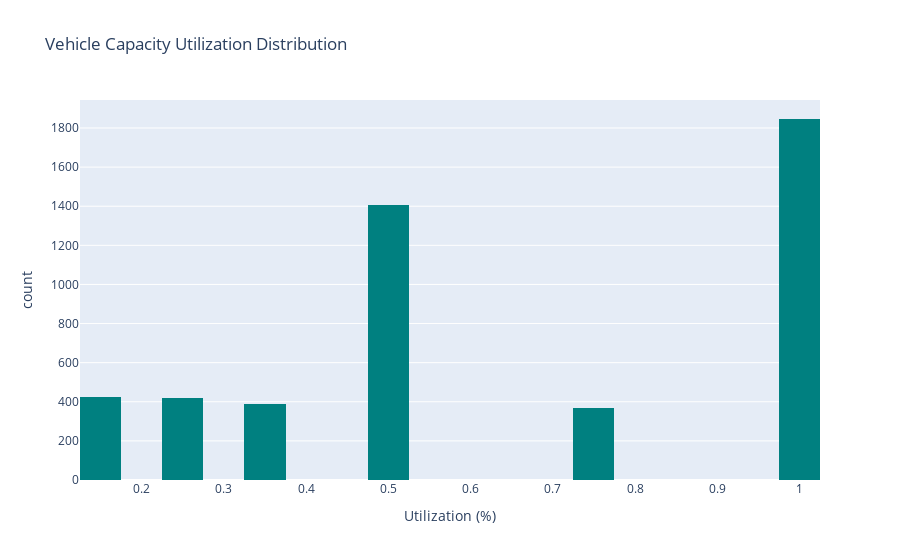

Notebook cell for this chart:
### Code cell
# Capacity utilization (if not already calculated)
if 'capacity_utilization' not in completed.columns:
    completed['capacity_utilization'] = completed['num_passengers'] / completed['vehicle_capacity']

print("Capacity Utilization Statistics:")
print(completed['capacity_utilization'].describe())

fig = px.histogram(
    completed,
    x='capacity_utilization',
    nbins=20,
    title='Vehicle Capacity Utilization Distribution',
    labels={'capacity_utilization': 'Utilization (%)'},
    color_discrete_sequence=['teal']
)
fig.show()

### Figure 1 — Plotly figure (JSON) as saved in the notebook; plotly's stock layout.template omitted (floating-point values rounded to 4 significant figures; data arrays with more than 128 entries replaced by an {"elided": "..."} marker saying what was removed)
{"data": [{"bingroup": "x", "hovertemplate": "Utilization (%)=%{x}<br>count=%{y}<extra></extra>", "legendgroup": "", "marker": {"color": "teal", "pattern": {"shape": ""}}, "name": "", "nbinsx": 20, "orientation": "v", "showlegend": false, "type": "histogram", "x": {"elided": "4853 float values"}, "xaxis": "x", "yaxis": "y"}], "layout": {"barmode": "relative", "legend": {"tracegroupgap": 0}, "title": {"text": "Vehicle Capacity Utilization Distribution"}, "xaxis": {"anchor": "y", "domain": [0, 1], "title": {"text": "Utilization (%)"}}, "yaxis": {"anchor": "x", "domain": [0, 1], "title": {"text": "count"}}}}
